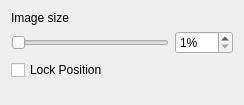
<?xml version="1.0" encoding="UTF-8"?>
<ui version="4.0">
 <class>ImagePropertiesWidget</class>
 <widget class="QWidget" name="ImagePropertiesWidget">
  <property name="geometry">
   <rect>
    <x>0</x>
    <y>0</y>
    <width>244</width>
    <height>105</height>
   </rect>
  </property>
  <property name="windowTitle">
   <string>Form</string>
  </property>
  <layout class="QGridLayout" name="gridLayout">
   <property name="sizeConstraint">
    <enum>QLayout::SetMinimumSize</enum>
   </property>
   <item row="2" column="0">
    <widget class="QCheckBox" name="m_lock_pos_cb">
     <property name="text">
      <string>Lock Position</string>
     </property>
    </widget>
   </item>
   <item row="0" column="0">
    <widget class="QLabel" name="label">
     <property name="text">
      <string>Image size</string>
     </property>
    </widget>
   </item>
   <item row="1" column="0">
    <widget class="QSlider" name="m_scale_slider">
     <property name="minimum">
      <number>1</number>
     </property>
     <property name="maximum">
      <number>400</number>
     </property>
     <property name="orientation">
      <enum>Qt::Horizontal</enum>
     </property>
    </widget>
   </item>
   <item row="1" column="1">
    <widget class="QSpinBox" name="m_scale_sb">
     <property name="suffix">
      <string>%</string>
     </property>
     <property name="minimum">
      <number>1</number>
     </property>
     <property name="maximum">
      <number>400</number>
     </property>
    </widget>
   </item>
   <item row="3" column="0">
    <spacer name="verticalSpacer">
     <property name="orientation">
      <enum>Qt::Vertical</enum>
     </property>
     <property name="sizeHint" stdset="0">
      <size>
       <width>20</width>
       <height>40</height>
      </size>
     </property>
    </spacer>
   </item>
  </layout>
 </widget>
 <resources/>
 <connections>
  <connection>
   <sender>m_scale_slider</sender>
   <signal>valueChanged(int)</signal>
   <receiver>m_scale_sb</receiver>
   <slot>setValue(int)</slot>
   <hints>
    <hint type="sourcelabel">
     <x>81</x>
     <y>40</y>
    </hint>
    <hint type="destinationlabel">
     <x>190</x>
     <y>40</y>
    </hint>
   </hints>
  </connection>
  <connection>
   <sender>m_scale_sb</sender>
   <signal>valueChanged(int)</signal>
   <receiver>m_scale_slider</receiver>
   <slot>setValue(int)</slot>
   <hints>
    <hint type="sourcelabel">
     <x>190</x>
     <y>40</y>
    </hint>
    <hint type="destinationlabel">
     <x>81</x>
     <y>40</y>
    </hint>
   </hints>
  </connection>
 </connections>
</ui>
